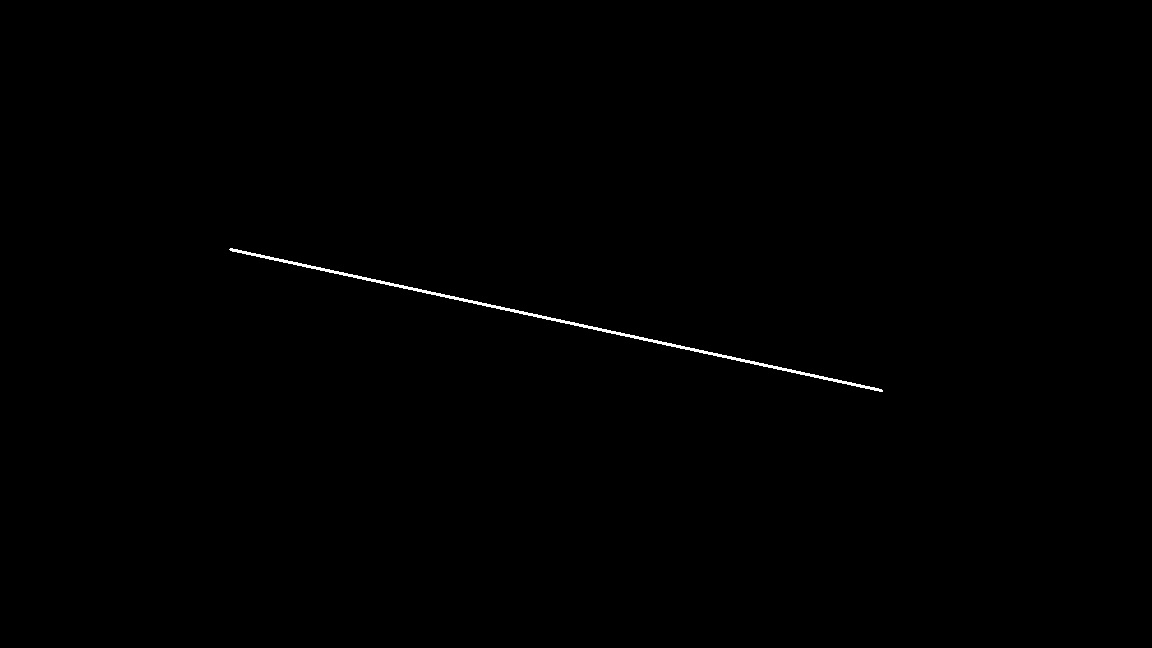
#> input picture hough.jpg, 1152 x 648 px
$ python hough_online.py
#> lines starting #> are read from the running program, lines starting #| are printed output that depends on the picture
#> further down, img is the input picture: shape (648, 1152, 3); min 0, max 255, mean 0.7
import cv2
import numpy as np
import matplotlib.pyplot as plt
import matplotlib.lines as mlines


def line_detection_non_vectorized(image, edge_image, num_rhos=180, num_thetas=180, t_count=220):
#> called with num_rhos = 180, num_thetas = 180, t_count = 1900
  edge_height, edge_width = edge_image.shape[:2]
#> edge_height = 648; edge_width = 1152
  edge_height_half, edge_width_half = edge_height / 2, edge_width / 2
#> edge_height_half = 324; edge_width_half = 576
  #
  d = np.sqrt(np.square(edge_height) + np.square(edge_width))
#> d = 1321.7
  dtheta = 180 / num_thetas
  drho = (2 * d) / num_rhos
#> drho = 14.69
  #
  thetas = np.arange(0, 180, step=dtheta)
  rhos = np.arange(-d, d, step=drho)
#> rhos = 180 values from -1321.7 to 1307.1
  #
  cos_thetas = np.cos(np.deg2rad(thetas))
  sin_thetas = np.sin(np.deg2rad(thetas))
  #
  accumulator = np.zeros((len(rhos), len(rhos)))
  #
  figure = plt.figure(figsize=(12, 12))
  subplot1 = figure.add_subplot(1, 4, 1)
  subplot1.imshow(image)
  subplot2 = figure.add_subplot(1, 4, 2)
  subplot2.imshow(edge_image, cmap="gray")
  subplot3 = figure.add_subplot(1, 4, 3)
  subplot3.set_facecolor((0, 0, 0))
  subplot4 = figure.add_subplot(1, 4, 4)
  subplot4.imshow(image)
  #
  for y in range(edge_height):
    for x in range(edge_width):
      if edge_image[y][x] != 0:
        edge_point = [y - edge_height_half, x - edge_width_half]
        ys, xs = [], []
        for theta_idx in range(len(thetas)):
          rho = (edge_point[1] * cos_thetas[theta_idx]) + (edge_point[0] * sin_thetas[theta_idx])
          theta = thetas[theta_idx]
          rho_idx = np.argmin(np.abs(rhos - rho))
          accumulator[rho_idx][theta_idx] += 1
          ys.append(rho)
          xs.append(theta)
        subplot3.plot(xs, ys, color="white", alpha=0.05)
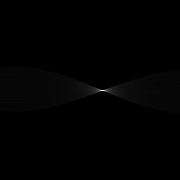
#> accumulator: shape (180, 180) float64; min 0, max 4245, mean 24.6; drawn with min black and max white

  for y in range(accumulator.shape[0]):
    for x in range(accumulator.shape[1]):
      if accumulator[y][x] > t_count:
        rho = rhos[y]
        theta = thetas[x]
        a = np.cos(np.deg2rad(theta))
        b = np.sin(np.deg2rad(theta))
        x0 = (a * rho) + edge_width_half
        y0 = (b * rho) + edge_height_half
        x1 = int(x0 + 1000 * (-b))
        y1 = int(y0 + 1000 * (a))
        x2 = int(x0 - 1000 * (-b))
        y2 = int(y0 - 1000 * (a))
        subplot3.plot([theta], [rho], marker='o', color="yellow")
        subplot4.add_line(mlines.Line2D([x1, x2], [y1, y2]))

  subplot3.invert_yaxis()
  subplot3.invert_xaxis()

  subplot1.title.set_text("Original Image")
  subplot2.title.set_text("Edge Image")
  subplot3.title.set_text("Hough Space")
  subplot4.title.set_text("Detected Lines")
  plt.show()
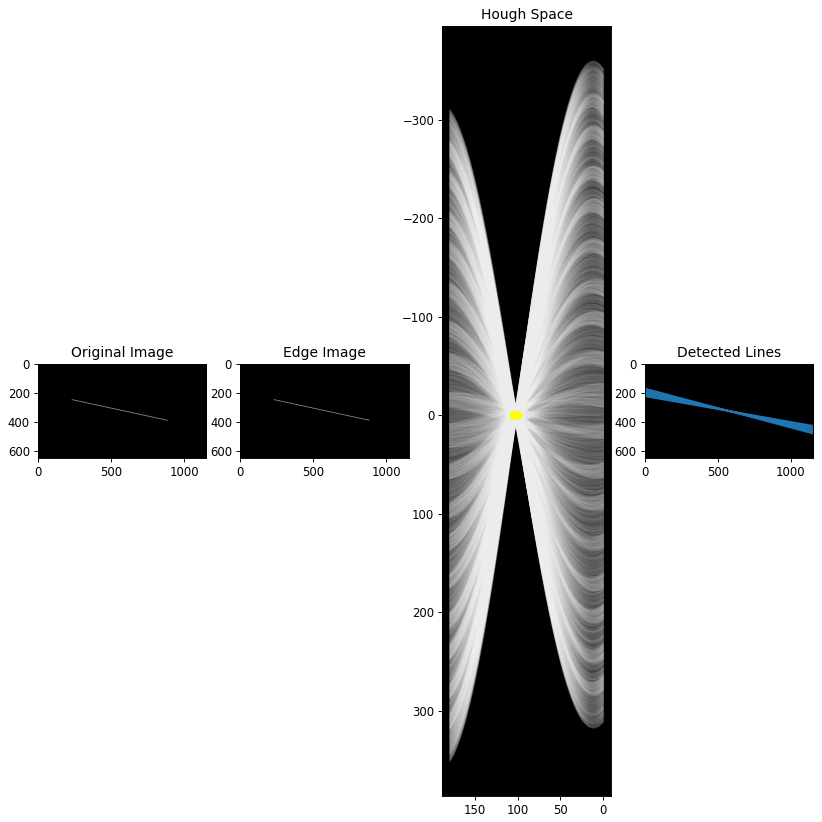
#> figure drawn by matplotlib, 4 panels; panel 3: curve peaks at x = 179, y = 349.6; panel 3: curve peaks at x = 179, y = 345.6; panel 3: curve peaks at x = 179, y = 344.6
  return accumulator, rhos, thetas


img = cv2.imread('hough.jpg')
edge = np.array(img[:,:,0])
line_detection_non_vectorized(img,edge, t_count=1900)
